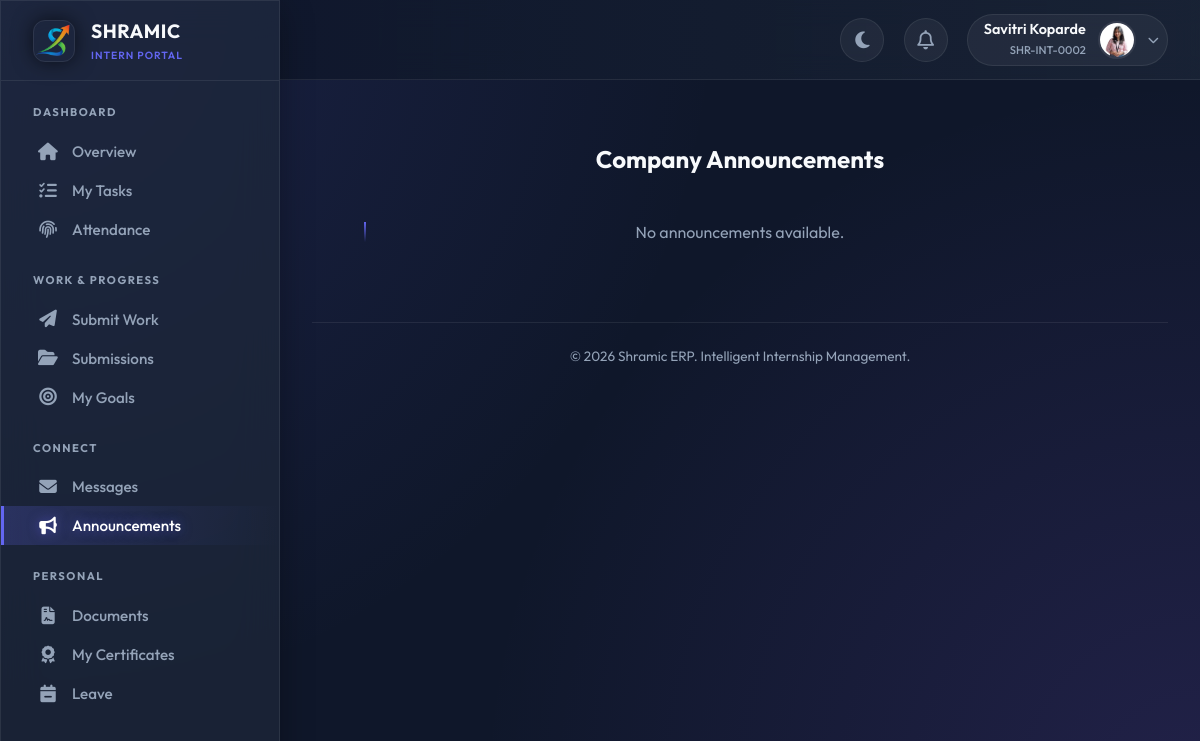
Screenshot of /intern/announcements (signed in) with the database file from the repository.
### tables this page shows
CREATE TABLE users (
            id INTEGER PRIMARY KEY AUTOINCREMENT,
            intern_id TEXT UNIQUE,
            usn TEXT UNIQUE NOT NULL,
            full_name TEXT NOT NULL,
            phone TEXT NOT NULL,
            email TEXT UNIQUE NOT NULL,
            password_hash TEXT NOT NULL,
            role TEXT NOT NULL,
            photo_url TEXT,
            status TEXT DEFAULT 'PENDING',
            is_admin BOOLEAN DEFAULT 0,
            department TEXT,
            join_date DATE,
            emergency_contact TEXT,
            address TEXT,
            last_login TIMESTAMP,
            login_count INTEGER DEFAULT 0,
            created_at TIMESTAMP DEFAULT CURRENT_TIMESTAMP,
            updated_at TIMESTAMP DEFAULT CURRENT_TIMESTAMP
        );

### app.py (the view)
@app.route('/intern/announcements')
@login_required
@approved_required
def intern_announcements():
    conn = get_db_connection()
    cur = conn.cursor()
    cur.execute("""
        SELECT a.*, u.full_name as created_by_name
        FROM announcements a
        JOIN users u ON a.created_by = u.id
        WHERE (a.expires_at IS NULL OR a.expires_at > CURRENT_TIMESTAMP)
        AND (a.target_roles = 'ALL' OR a.target_roles LIKE ?)
        ORDER BY a.priority DESC, a.created_at DESC
    """, (f'%{current_user.role}%',))
    announcements = cur.fetchall()
    conn.close()
    return render_template('intern/announcements.html', announcements=announcements)

### app.py (called while the page is built)
@app.before_request
def make_session_permanent():
    session.permanent = True
    app.permanent_session_lifetime = timedelta(days=365)

def get_db_connection():
    conn = sqlite3.connect(DATABASE, timeout=30)
    conn.execute("PRAGMA busy_timeout = 30000")
    conn.row_factory = sqlite3.Row
    return conn

def get_current_datetime():
    return datetime.now(TIMEZONE)

@login_manager.user_loader
def load_user(user_id):
    conn = get_db_connection()
    cur = conn.cursor()
    cur.execute("SELECT * FROM users WHERE id = ?", (user_id,))
    user_data = cur.fetchone()
    conn.close()
    return User(dict(user_data)) if user_data else None

def approved_required(f):
    @wraps(f)
    def decorated_function(*args, **kwargs):
        if not current_user.is_authenticated:
            return redirect(url_for('login'))
        if current_user.status != 'APPROVED' and not current_user.is_admin:
            return render_template('auth/pending.html')
        return f(*args, **kwargs)
    return decorated_function

@app.context_processor
def inject_globals():
    unread_count = 0
    if current_user.is_authenticated:
        try:
            conn = get_db_connection()
            cur = conn.cursor()
            cur.execute("""
                SELECT COUNT(*) as count
                FROM notifications
                WHERE user_id = ? AND is_read = 0
            """, (current_user.id,))
            unread_count = cur.fetchone()['count']
            conn.close()
        except:
            pass
    return {
        'now': get_current_datetime(),
        'app_name': 'Shramic ERP',
        'unread_notifications': unread_count
    }

@app.before_request
def before_request():
        pass

### templates/intern/announcements.html (shortened to what this page needs)
{% extends "intern/base.html" %} {% block title %}Announcements{% endblock %}  {% block content %}
<div style="padding: 2rem">
  <h2 style="text-align: center; margin-bottom: 3rem; font-weight: 700">
    Company Announcements
  </h2>
  <div class="timeline">
    {% for ann in announcements %}
    <div class="ann-card priority-{{ ann.priority }}">
      <div class="timeline-dot"></div>
      <div
        style="
          display: flex;
          justify-content: space-between;
          align-items: start;
        "
      >
        <h3
          style="
            font-size: 1.2rem;
            color: var(--text-main);
            margin-bottom: 0.5rem;
          "
        >
          {{ ann.title }}
        </h3>
        {% if ann.priority == 'HIGH' %}
        <span
          style="
            background: rgba(239, 68, 68, 0.2);
            color: var(--danger);
            padding: 2px 8px;
            border-radius: 4px;
            font-size: 0.7rem;
            font-weight: 700;
          "
          >URGENT</span
        >
        {% endif %}
      </div>
      <p style="color: rgba(255, 255, 255, 0.8); line-height: 1.6">
        {{ ann.content }}
      </p>
      <div class="ann-meta">
        <span><i class="fas fa-user-tag"></i> {{ ann.created_by_name }}</span>
        <span>{{ ann.created_at }}</span>
      </div>
    </div>
    {% else %}
    <p style="text-align: center; color: var(--text-muted)">
      No announcements available.
    </p>
    {% endfor %}
  </div>
</div>
{% endblock %}

### templates/intern/base.html (shortened to what this page needs)
<!doctype html>
<html lang="en">
  <head>
    <link
      rel="stylesheet"
      href="https://cdnjs.cloudflare.com/ajax/libs/font-awesome/6.4.0/css/all.min.css"
    />
  </head>
  <body data-theme="dark" x-data="{ sidebarOpen: false }">
    <div class="app-container">
      <aside class="sidebar glass-panel" :class="{ 'open': sidebarOpen }">
        <div class="sidebar-header">
          <div class="logo-box">
            <img
              src="{{ url_for('static', filename='images/favicon.png') }}"
              alt="Shramic Logo"
            />
          </div>
          <div>
            <h1
              style="
                font-size: 1.2rem;
                font-weight: 700;
                letter-spacing: 0.5px;
                color: var(--text-main);
              "
            >
              SHRAMIC
            </h1>
            <span
              style="
                font-size: 0.65rem;
                color: var(--primary);
                font-weight: 600;
                letter-spacing: 1px;
                text-transform: uppercase;
              "
              >Intern Portal</span
            >
          </div>
        </div>
        <nav class="sidebar-nav custom-scrollbar">
          <div class="nav-category">Dashboard</div>
          <a
            href="{{ url_for('intern_dashboard') }}"
            class="nav-link {{ 'active' if request.endpoint == 'intern_dashboard' }}"
          >
            <i class="fas fa-home"></i> <span>Overview</span>
          </a>
          <a
            href="{{ url_for('intern_tasks') }}"
            class="nav-link {{ 'active' if request.endpoint == 'intern_tasks' }}"
          >
            <i class="fas fa-tasks"></i> <span>My Tasks</span>
          </a>
          <a
            href="{{ url_for('intern_attendance') }}"
            class="nav-link {{ 'active' if request.endpoint == 'intern_attendance' }}"
          >
            <i class="fas fa-fingerprint"></i> <span>Attendance</span>
          </a>
          <div class="nav-category">Work & Progress</div>
          <a
            href="{{ url_for('intern_submit') }}"
            class="nav-link {{ 'active' if request.endpoint == 'intern_submit' }}"
          >
            <i class="fas fa-paper-plane"></i> <span>Submit Work</span>
          </a>
          <a
            href="{{ url_for('intern_submissions') }}"
            class="nav-link {{ 'active' if request.endpoint == 'intern_submissions' }}"
          >
            <i class="fas fa-folder-open"></i> <span>Submissions</span>
          </a>
          <a
            href="{{ url_for('intern_goals') }}"
            class="nav-link {{ 'active' if request.endpoint == 'intern_goals' }}"
          >
            <i class="fas fa-bullseye"></i> <span>My Goals</span>
          </a>
          <div class="nav-category">Connect</div>
          <a
            href="{{ url_for('intern_messages') }}"
            class="nav-link {{ 'active' if request.endpoint == 'intern_messages' }}"
          >
            <i class="fas fa-envelope"></i> <span>Messages</span>
          </a>
          <a
            href="{{ url_for('intern_announcements') }}"
            class="nav-link {{ 'active' if request.endpoint == 'intern_announcements' }}"
          >
            <i class="fas fa-bullhorn"></i> <span>Announcements</span>
          </a>
          <div class="nav-category">Personal</div>
          <a
            href="{{ url_for('intern_documents') }}"
            class="nav-link {{ 'active' if request.endpoint == 'intern_documents' }}"
          >
            <i class="fas fa-file-contract"></i> <span>Documents</span>
          </a>
          <a
            href="{{ url_for('intern_certificates') }}"
            class="nav-link {{ 'active' if request.endpoint == 'intern_certificates' }}"
          >
            <i class="fas fa-award"></i> <span>My Certificates</span>
          </a>
          <a
            href="{{ url_for('intern_leave') }}"
            class="nav-link {{ 'active' if request.endpoint == 'intern_leave' }}"
          >
            <i class="fas fa-calendar-minus"></i> <span>Leave</span>
          </a>
        </nav>
      </aside>
      <main class="main-content">
        <header class="top-header">
          <div class="header-actions">
            <button class="icon-btn" id="theme-btn" title="Toggle Theme">
              <i class="fas fa-moon"></i>
            </button>
            <div class="relative-container" x-data="{ open: false }">
              <button @click="open = !open" class="icon-btn">
                <i class="far fa-bell"></i>
              </button>
            </div>
            <div class="relative-container" x-data="{ userMenuOpen: false }">
              <div class="user-pill" @click="userMenuOpen = !userMenuOpen">
                <div class="user-info">
                  <span class="user-name">{{ current_user.full_name }}</span>
                  <span class="user-role">{{ current_user.intern_id }}</span>
                </div>
                {% if current_user.photo_url %}
                <img
                  src="{{ url_for('uploaded_file', filename='profiles/' + current_user.photo_url) }}"
                  class="avatar"
                />
                {% else %}
                <img
                  src="https://ui-avatars.com/api/?name={{ current_user.full_name }}&background=6366f1&color=fff"
                  class="avatar"
                />
                {% endif %}
                <i
                  class="fas fa-chevron-down"
                  style="font-size: 0.7rem; color: var(--text-muted)"
                ></i>
              </div>
            </div>
          </div>
        </header>
        <div class="content-body">
           {% block content %}{% endblock %}
          <footer
            style="
              margin-top: 3rem;
              border-top: 1px solid var(--glass-border);
              padding-top: 1.5rem;
              text-align: center;
              color: var(--text-muted);
              font-size: 0.85rem;
            "
          >
            &copy; {{ now.year }} Shramic ERP. Intelligent Internship
            Management.
          </footer>
        </div>
      </main>
    </div>
  </body>
</html>

### templates/intern/announcements.html (style rules this page uses)
.timeline { position: relative; max-width: 800px; margin: 0 auto; }
.timeline::before { content: ""; position: absolute; left: 20px; top: 0; bottom: 0; width: 2px; background: linear-gradient(to bottom, var(--primary), transparent); }

### rows the page displays
users: full_name "Savitri Koparde", intern_id "SHR-INT-0002", photo_url (picture)

### other values shown
{{ now.year }} "2026"
